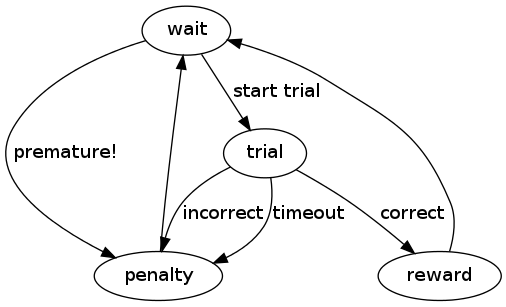
#> input picture states.png, 506 x 307 px
$ python gendots.py ../states.png   (Python 2 division)
#> lines starting #> are read from the running program, lines starting #| are printed output that depends on the picture; after the words box and inside, x2 and y2 are one past the last pixel; in counts of white or black regions, pixels touching at a corner belong together
import numpy as np

def checkerboard(size=(500,500), n=6):
    square = np.ones(np.array(size) / n)
    line = np.hstack([np.hstack([square, 0*square])]*(n/2))
    return np.vstack([line,line[:,::-1]]*(n/2)).astype(bool)

def squaremask(size=(500,500), square=200):
    data = np.zeros(size, dtype=bool)
    top, bottom = size[0]/2-square/2, size[0]/2+square/2
    left, right = size[1]/2-square/2, size[1]/2+square/2
    data[top:bottom, left:right] = True
    return data

def generate(mask, offset=10):
    data = np.random.randn(*mask.shape)
    left, right = data.copy(), data.copy()
    leftmask = np.roll(mask, offset, axis=1)
    rightmask = np.roll(mask, -offset, axis=1)
    left[mask] = data[leftmask]
    right[mask] = data[rightmask]
    return left, right, data

def compile(mask, offset=10, size=(1080, 3840)):
    left, right, flat = generate(mask, offset)

    top, bottom = map(lambda x: size[0] / 2 + x*left.shape[0] / 2, [-1, 1])
    lleft, lright = map(lambda x: size[1] / 4 + x*left.shape[1] / 2, [-1, 1])
    rleft, rright = map(lambda x: 3*size[1] / 4 + x*left.shape[1] / 2, [-1, 1])

    img = np.zeros(size)
    img[top:bottom, lleft:lright] = left
    img[top:bottom, rleft:rright] = right

    flatim = np.zeros(size)
    flatim[top:bottom, lleft:lright] = flat
    flatim[top:bottom, rleft:rright] = flat

    return img, flatim

if __name__ == "__main__":
    import sys
    import matplotlib.pyplot as plt
    from matplotlib import cm

    if len(sys.argv) < 2:
        mask = squaremask()
    else:
        mask = plt.imread(sys.argv[1]).mean(-1) != 0
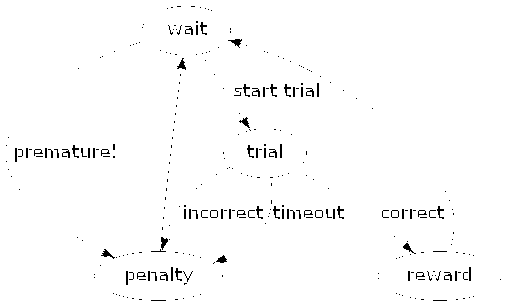
#> mask: shape (307, 506) bool; 98.3% white; black in thin lines or dots

    stereo, flat = compile(mask)
#> in generate, `leftmask = np.roll(mask, offset, axis=1)`:
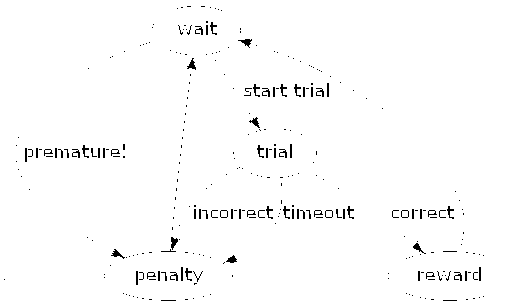
#> leftmask: shape (307, 506) bool; 98.3% white; black in thin lines or dots
#> in generate, `rightmask = np.roll(mask, -offset, axis=1)`:
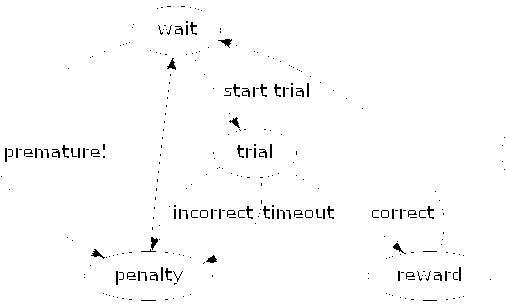
#> rightmask: shape (307, 506) bool; 98.3% white; black in thin lines or dots
#> in generate, `left[mask] = data[leftmask]`:
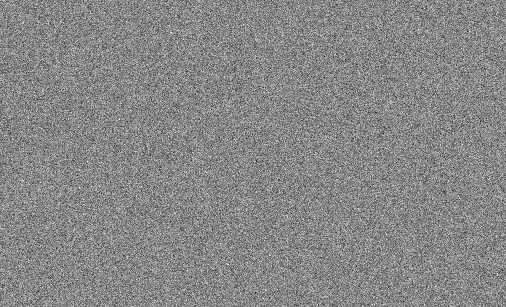
#> left: shape (307, 506) float64; min -4.85, max 4.29, mean 0.00566; drawn with min black and max white
#> in generate, `right[mask] = data[rightmask]`:
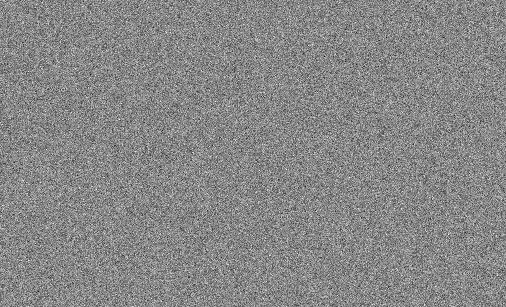
#> right: shape (307, 506) float64; min -4.85, max 4.29, mean 0.00588; drawn with min black and max white
#> in compile, `img[top:bottom, lleft:lright] = left`:
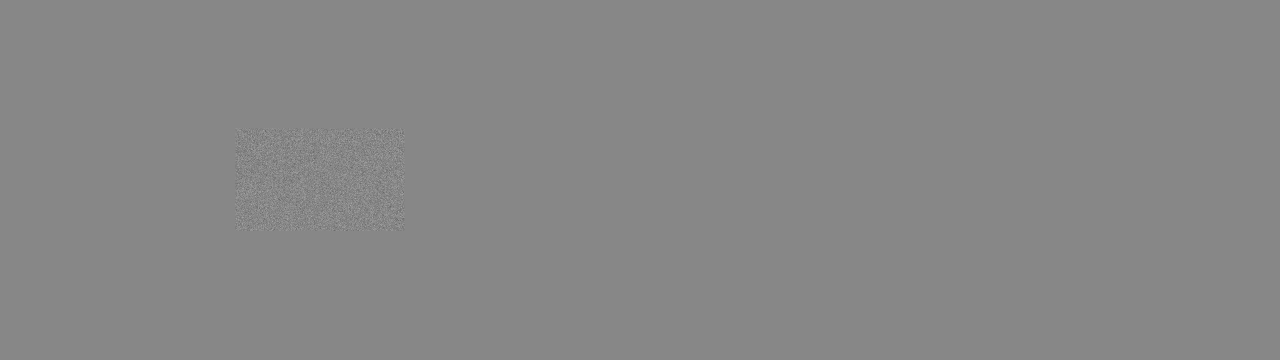
#> img: shape (1080, 3840) float64 (shown at 1/3 size); min -4.85, max 4.29, mean 0.000212; drawn with min black and max white
    plt.imsave("stereo.png", stereo > 0, cmap=cm.Greys_r)
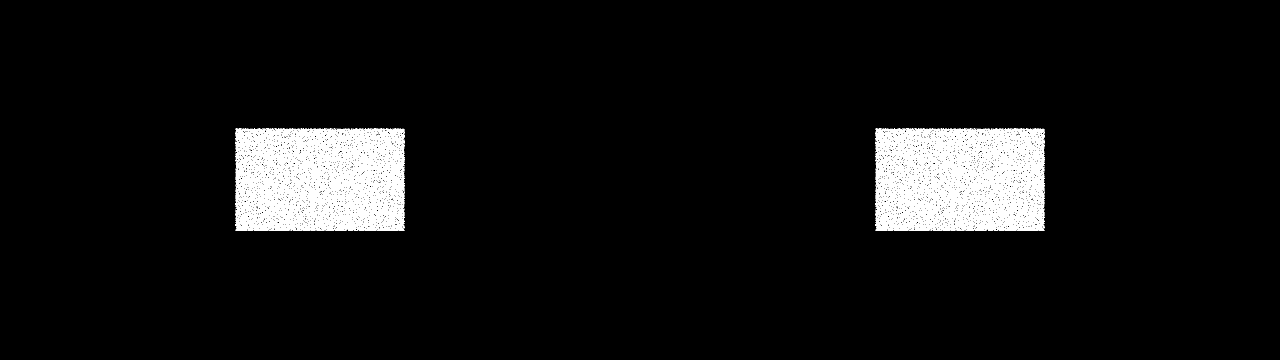
#> saved as stereo.png: shape (1080, 3840, 3) (shown at 1/3 size); 3.8% white in thin lines or dots, all inside (x1, y1, x2, y2) = (707, 386, 3133, 693)
    plt.imsave("flat.png", flat > 0, cmap=cm.Greys_r)
